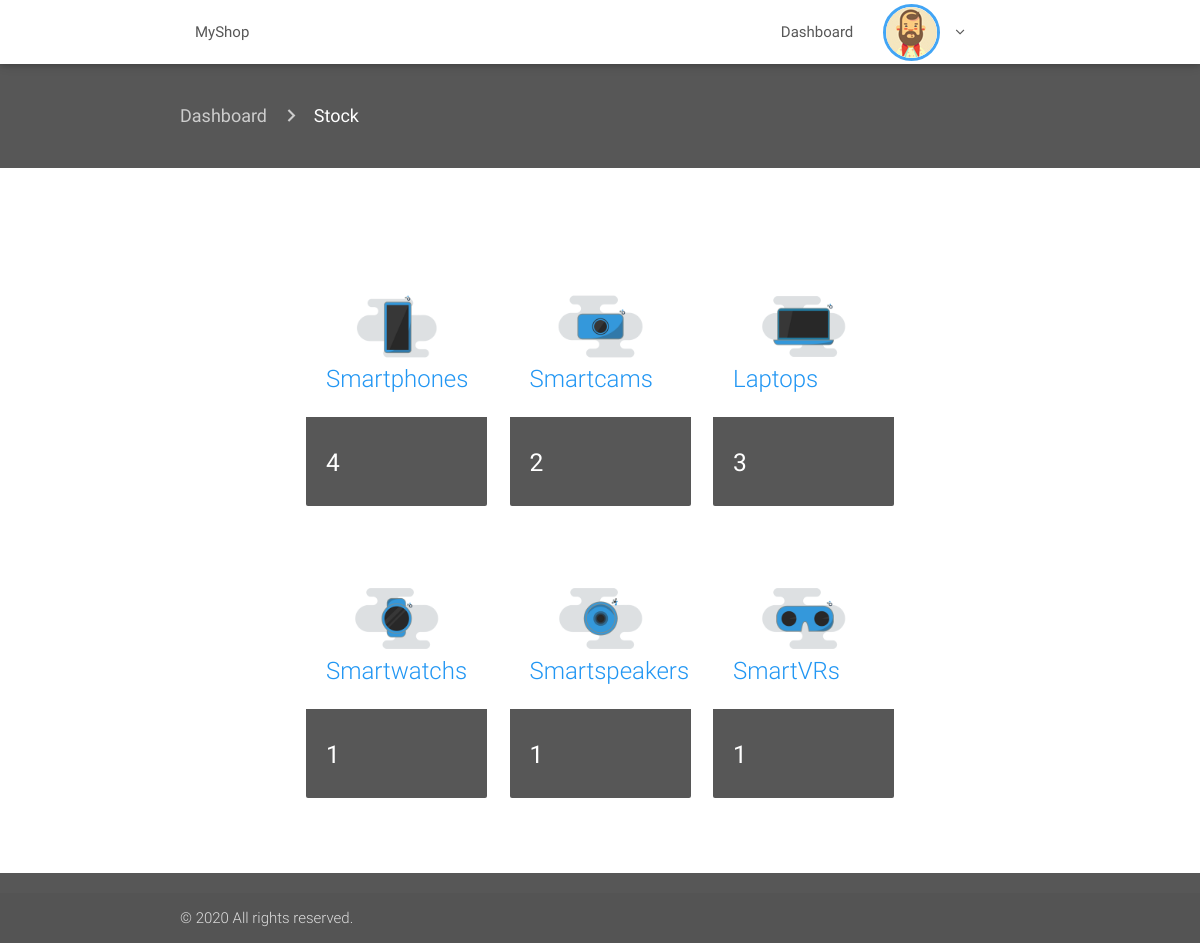
/admin/products.php (signed in), run on the app's committed database.
### tables this page shows
CREATE TABLE `category` (
  `id` int(11) NOT NULL,
  `name` varchar(1000) NOT NULL,
  `icon` varchar(1000) NOT NULL
);

### admin/products.php (the view, shortened to what this page needs)
<?php
require 'includes/header.php';
require 'includes/navconnected.php';
?>
<div class="container-fluid product-page">
  <div class="container current-page">
    <nav>
      <div class="nav-wrapper">
        <div class="col s12">
          <a href="index" class="breadcrumb">Dashboard</a>
          <a href="products" class="breadcrumb">Stock</a>
        </div>
      </div>
    </nav>
  </div>
</div>
<div class="container stock">
  <div class="container">
    <div class="row">
      <?php
      include '../db.php';
      $querystock = "SELECT
            product.id_category as 'name',
            count(product.id_category) as 'total',
            category.id as 'id_cat',
            category.name as 'name',
            category.icon as 'icon'
            FROM product, category
            WHERE product.id_category = category.id
            GROUP BY category.id";
      $resultstock = $connection->query($querystock);
      if ($resultstock->num_rows > 0) {
        while ($rowstock = $resultstock->fetch_assoc()) {
          $id_cat = $rowstock['id_cat'];
          $name = $rowstock['name'];
          $icon = $rowstock['icon'];
          $total = $rowstock['total'];
      ?>
          <div class="col s12 m4">
            <div class="card hoverable animated slideInUp wow">
              <div class="card-image">
                <a href="productstock.php?id=<?= $id_cat; ?>&category=<?= $name; ?>&icon=<?= $icon; ?>">
                  <img src="src/img/<?= $icon; ?>.png" alt=""></a>
                <span class="card-title blue-text"><?= $name; ?>s</span>
              </div>
              <div class="card-content">
                <h5 class="white-text"><?= $total; ?></h5>
              </div>
            </div>
          </div>
      <?php }
      } ?>
    </div>
  </div>
</div>
<?php require 'includes/footer.php'; ?>

### admin/src/css/style.css (style rules this page uses)
.product-page { padding-top: 20px; padding-bottom: 20px; background-color: #575757; }
.product-page nav { background: none; box-shadow: none; }
.stock { padding-bottom: 20px; padding-top: 60px; }
.stock .card { box-shadow: none; }
.stock .card .card-content { background-color: #575757; }

### data on the page
category: icon (picture), name "Smartphone", total "4"
category: shows a picture, name "Smartcam", total "2"
category: icon (picture), name "Laptop", total "3"
category: icon (picture), name "Smartwatch", total "1"
category: icon (picture), name "Smartspeaker", total "1"
category: shows a picture, name "SmartVR", total "1"
